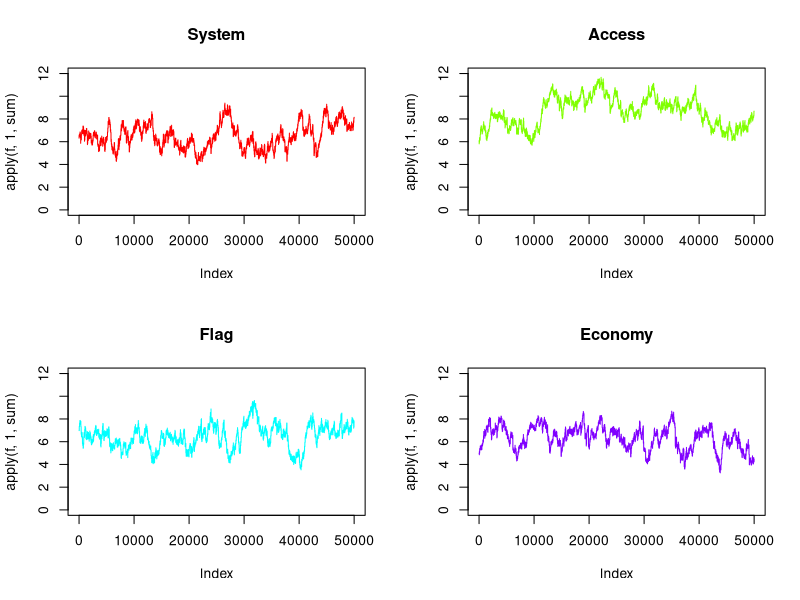

R code for this plot:
## Generates a value function
genValueFunc <- function(n) {
   c(0, sort(runif(n-2)), 1) * runif(1);
}

## Returns TRUE, if the values in v adhere to holistic preferences
checkValues <- function(v) {
  all((v[10] > v[9]), # check that DEN > AUT
  (v[3] > v[4]), # check that SPA > SWE
  (v[11] > v[12])); # check that FRA > CZE
}

data <- read.table(file="webometrics-euro.csv", sep=",", header=TRUE);
n <- length(data)-1; # nr criteria
m <- length(t(data[1])); # nr alternatives
meas <- data.matrix(data[,2:5])
set.seed(31337);
burninSize <- 50000;
thinSize <- 20;
mainIters <- 10000;

currentValueFunc <- matrix(nrow=n, ncol=m);
alternativeValues <- matrix(nrow=m, ncol=n);

## generate index vectors
ind <- c();
for (i in 1:n) {
  uelems <- sort(unique(meas[,i]));
  thisind <- match (meas[,i], uelems);
  ind <- cbind(ind, thisind);
}
colnames(ind) <- colnames(data)[2:5]

## number of characteristic points
nrPoints <- apply(ind, 2, max);

## matrix to store all value functions
allValueFuncs <- matrix(nrow=n*max(mainIters, burninSize), ncol=m);

assignAlternativeValues <- function() {
  ## permute the value functions
  for (i in 1:n) {
    alternativeValues[,i] <<- currentValueFunc[i,][ind[,i]]
  }
}

generateInitialValueFunctions <- function() {
  while(TRUE) {
    ## Generate a random one
    for (i in 1:n) {
      v <- genValueFunc(nrPoints[i]);
      currentValueFunc[i,1:length(v)] <<- v;
    }
    assignAlternativeValues();
    
    ## compute full values
    fullValues <- apply(alternativeValues, 1, sum);
    if (checkValues(fullValues)) {
      break;
    }
  }
}

gibbsSample <- function(iters, thinning, recAllV = FALSE) {
  currentCriterion = 1;
  currentPoint = 1;
  cumulativePointsSum <- cumsum(nrPoints);

  for (i in 1:(iters*thinning)) {
    currentPoint <- ((i-1) %% sum(nrPoints)) + 1;
    currentCriterion <- which.min(cumulativePointsSum < currentPoint);
    currentIndex <- currentPoint;
    if (currentCriterion > 1) {
      currentIndex = currentPoint - cumulativePointsSum[currentCriterion-1];
    }
    ## The first point of each value function is not updated (has to remain 0)
    if (currentIndex == 1) {
      currentIndex <- currentIndex + 1;
    }
    ## now we know which point to update: currentValueFunc[currentCriterion,currentIndex]
    ## we sample in the range from the previous point to the next one
    prevPoint <- currentValueFunc[currentCriterion,currentIndex-1];
    ## For last point, the max value is 1
    nextPoint <- 1;
    ## For the others, the next point
    if (currentIndex < nrPoints[currentCriterion]) {
      nextPoint <- currentValueFunc[currentCriterion,currentIndex+1];
    }
    newPoint <- runif(1, min=prevPoint, max=nextPoint);
    oldPoint <- currentValueFunc[currentCriterion, currentIndex];

    currentValueFunc[currentCriterion,currentIndex] = newPoint;

    ## assign the alternative values for this function
    alternativeValues[,currentCriterion] = currentValueFunc[currentCriterion,][ind[,currentCriterion]];

    ## compute full values
    fullValues <- apply(alternativeValues, 1, sum);
    if (!checkValues(fullValues)) {
      ## not ok, retain previous point
      currentValueFunc[currentCriterion,currentIndex] = oldPoint;
    }
    if (i %% thinning == 0 && recAllV) {
      index <- as.integer(i / thinning) - 1;
      start <- (index*n)+1;
      end <- (index+1)*n;
      allValueFuncs[start:end,] <<- currentValueFunc;
    }
    if (i %% (thinning*100) == 0) {
      print (i / thinning);
    }
  }
}



## burnin
generateInitialValueFunctions();
message("Burnin of ", burninSize);
gibbsSample(burninSize, 1, TRUE);


# plot burnins
message("Plotting burnins");
par(mfrow=c(2,2))
for (i in 1:n) {
  f <- allValueFuncs[seq(from=i,to=burninSize*n,by=n),1:nrPoints[i]];
  plot(apply(f, 1, sum), col=rainbow(n)[i], type="l", ylim=c(0,12), main=colnames(data)[i+1]);
}

## 10000 iters
message("Generate ",mainIters, " value functions with ", thinSize," thinning");
gibbsSample(mainIters, thinSize, TRUE);

## Compute rank acceptabilities and pair-wise winning indices
message("Computing rank acceptabilities and pair-wise winning indices");
racs <- matrix(0, m, m);
pwwi <- matrix(0, m, m);
for (i in 0:(mainIters-1)) {
  startIndex <- (i*n) + 1;
  endIndex <- (i+1)*n;

  currentValueFunc <<- allValueFuncs[startIndex:endIndex,];

  assignAlternativeValues();

  fullValues <- apply(alternativeValues, 1, sum);
  ## Sanity check
  stopifnot(checkValues(fullValues));
  ranks <- sort.int(fullValues, decreasing=TRUE, index.return=TRUE)$ix;
  ## Sanity check
  stopifnot(length(ranks) == 20);
  for (j in 1:length(ranks)) {
    thisalt <- ranks[j];
    racs[thisalt, j] <- racs[thisalt, j] + 1;
    # row, col = alt in row wins alt in col
    if (j < length(ranks)) {
      for (k in (j+1):length(ranks)) {
        pwwi[thisalt, ranks[k]] <- pwwi[thisalt, ranks[k]] + 1;
      }
    }
  }
  if (i %% 1000 == 0) {
    message(i);
  }
}
racs <- racs * 100 / mainIters;
pwwi <- pwwi * 100 / mainIters;

## make it fancy
rownames(racs) <- data[,1]
colnames(racs) <- as.character(1:20)
rownames(pwwi) <- data[,1]
colnames(pwwi) <- data[,1]

# compute min and max ranks
minmax <- apply(racs,1, function(x) min(which(x>0)))
minmax <- cbind(minmax, apply(racs,1, function(x) max(which(x>0))))
colnames(minmax) <- c("Min", "Max")

# compute min and max chracteristic points
message("Computing min and max of the characteristic points");
cmins = matrix(NaN, nrow=4, ncol=20);
cmaxs = matrix(NaN, nrow=4, ncol=20);
for (i in 1:n) {
  f <- allValueFuncs[seq(from=i,to=nrow(allValueFuncs),by=n),];
  cmins[i,] <- apply(f, 2, min);
  cmaxs[i,] <- apply(f, 2, max);
}
rownames(cmins) <- colnames(data[2:5])
rownames(cmaxs) <- colnames(data[2:5])
colnames(cmins) <- as.character(1:20)
colnames(cmaxs) <- as.character(1:20)

#write.csv(pwwi, "pwwi.csv");
#write.csv(cmins, "char-mins.csv");
#write.csv(cmaxs, "char-maxs.csv");
#write.csv(racs, "racs.csv");
#pdf("racs.pdf");
#barplot(t(racs), legend=TRUE, col=heat.colors(20));

